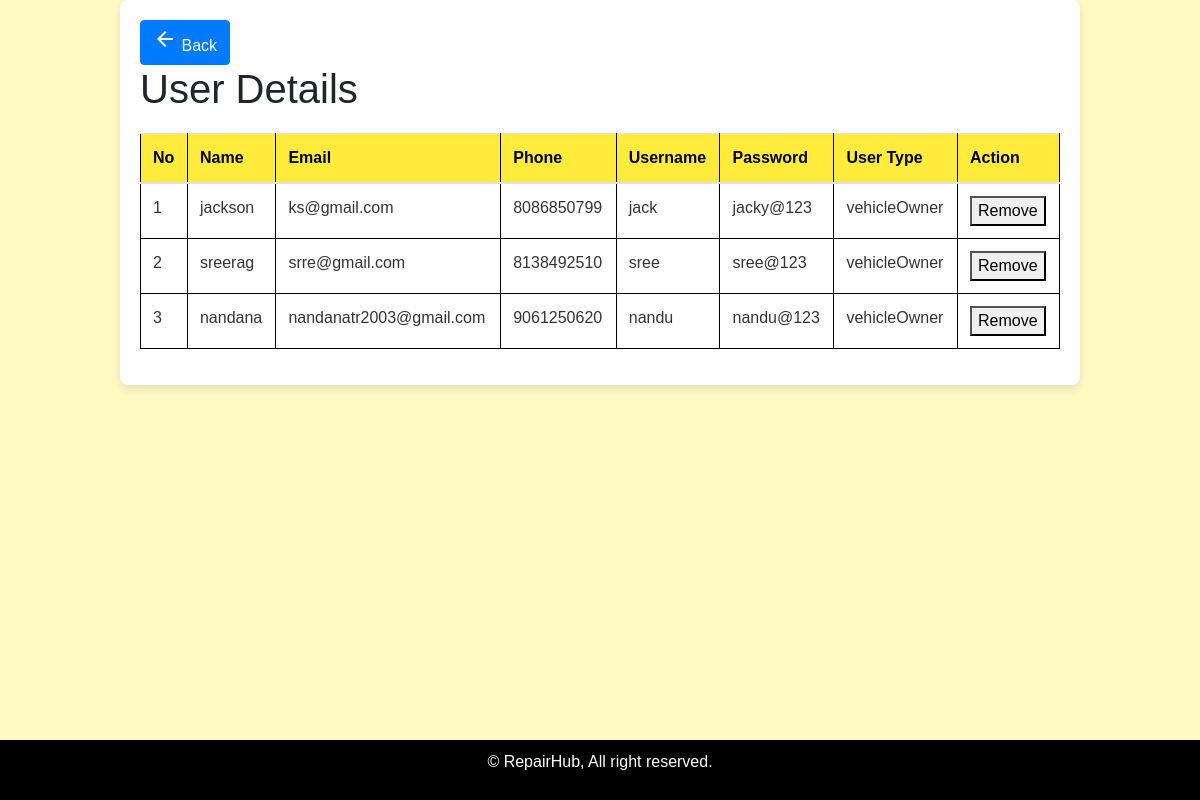
Page /aduser on the committed database.
### vehicle/models.py (models this page shows, shortened)
class register(models.Model):
    name = models.CharField(max_length=100)
    mail = models.EmailField()
    phone = models.IntegerField()
    username = models.CharField(max_length=50)
    password = models.CharField(max_length=50)
    usertype = models.CharField(max_length=20)

### vehicle/views.py (the view)
# urls.py: path('aduser',views.view_user),
def view_user(request):
    data = register.objects.filter(usertype='vehicleOwner')
    return render(request,'viewuser.html',{'users':data})

### template/viewuser.html (shortened to what this page needs)
<!DOCTYPE html>
<html lang="en">
<head>
    <link rel="stylesheet" href="https://maxcdn.bootstrapcdn.com/bootstrap/4.0.0/css/bootstrap.min.css">
</head>
<body>
    <div class="container">
        <a href="javascript:history.back()" class="btn btn-primary back-button">
            <i class="material-icons">arrow_back</i> Back
        </a>
        <h1>User Details</h1>
        <table class="table">
            <thead>
                <tr>
                    <th>No</th>
                    <th>Name</th>
                    <th>Email</th>
                    <th>Phone</th>
                    <th>Username</th>
                    <th>Password</th>
                    <th>User Type</th>
                    <th>Action</th>
                </tr>
            </thead>
            <tbody>
                {% for user in users %}
                    <tr>
                        <td>{{ forloop.counter }}</td>
                        <td>{{ user.name }}</td>
                        <td>{{ user.mail }}</td>
                        <td>{{ user.phone }}</td>
                        <td>{{ user.username }}</td>
                        <td>{{ user.password }}</td>
                        <td>{{ user.usertype }}</td>
                        <td>
                            <form action="{% url 'remove_user' user.id %}" method="post" style="display:inline;">
                                <button type="submit" class="btn-remove">Remove</button>
                            </form>
                        </td>
                    </tr>
                {% empty %}
                    <tr>
                        <td colspan="7">No registerd user available.</td>
                    </tr>
                {% endfor %}
            </tbody>
        </table>
    </div>
    <footer>
        <p>&copy; RepairHub, All right reserved.</p>
    </footer>
</body>
</html>

### template/viewuser.html (style rules this page uses)
body { font-family: Arial, sans-serif; margin: 0; padding: 0; background-color: #fff9c4; }
.container { width: 80%; margin: auto; overflow: hidden; padding: 20px; background-color: #ffffff; border-radius: 8px; box-shadow: 0 4px 8px rgba(0, 0, 0, 0.1); }
table { width: 100%; border-collapse: collapse; margin: 20px 0; }
th, td { padding: 12px; text-align: left; border: 1px solid #000; }
th { background-color: #ffeb3b; color: #000; }
td { background-color: #fff; color: #333; }
tr:nth-child(even) { background-color: #fff9c4; }
tr:nth-child(odd) { background-color: #f0f0f0; }
footer { background-color: #000; color: #fff; text-align: center; padding: 10px 0; position: fixed; bottom: 0; width: 100%; }

### rows in the picture
register: name "jackson", mail "ks@gmail.com", phone "8086850799", username "jack", password "jacky@123", usertype "vehicleOwner"
register: name "sreerag", mail "srre@gmail.com", phone "8138492510", username "sree", password "sree@123", usertype "vehicleOwner"
register: name "nandana", mail "nandanatr2003@gmail.com", phone "9061250620", username "nandu", password "nandu@123", usertype "vehicleOwner"
